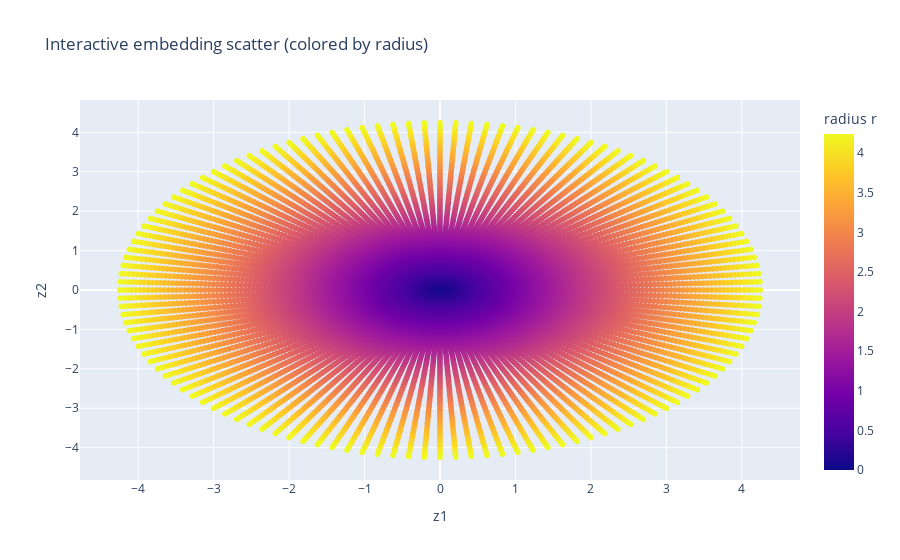

Notebook code for this chart:
### Code cell
# --------------------
# Interactive plot: 2D scatter with hover (Plotly) - placed after data load
# If embed dim > 2, project to 2D using SVD (PCA-like)
# --------------------
try:
    import plotly.express as px
    interactive = True
except Exception as e:
    interactive = False
    print("Plotly not available (", e, "). Install with: pip install plotly")

# Project to 2D if needed (use SVD/PCA-like projection without sklearn)
if embed_dim > 2:
    print(f"embed_dim={embed_dim} > 2, projecting to 2D using SVD (PCA)")
    Zc = Z - Z.mean(axis=0, keepdims=True)
    U, S, Vt = np.linalg.svd(Zc, full_matrices=False)
    proj2 = Zc @ Vt[:2].T
else:
    proj2 = Z[:, :2]

# Prepare hover data (rounded for readability)
hover_data = {
    'x': np.round(XY[:,0], 6),
    'y': np.round(XY[:,1], 6),
    'r': np.round(radii, 6),
    'theta': np.round(thetas, 6),
    'pred': np.round(pred, 6)
}

if interactive:
    # Interactive scatter colored by radius with hover showing x,y,r,theta,pred
    fig = px.scatter(x=proj2[:,0], y=proj2[:,1], color=radii,
                     labels={'x': 'z1', 'y': 'z2', 'color': 'radius r'},
                     hover_data=hover_data,
                     title='Interactive embedding scatter (colored by radius)')
    fig.update_traces(marker=dict(size=6))
    fig.show()
else:
    # Fallback to matplotlib static scatter if plotly is not installed
    import matplotlib.pyplot as plt
    plt.figure()
    sc = plt.scatter(proj2[:,0], proj2[:,1], s=6, c=radii)
    plt.xlabel('z1')
    plt.ylabel('z2')
    plt.title('Embedding scatter (plotly not installed)')
    cb = plt.colorbar(sc)
    cb.set_label('radius r')
    plt.tight_layout()
    plt.show()

### Figure 1 — Plotly figure (JSON) as saved in the notebook; plotly's stock layout.template omitted (floating-point values rounded to 4 significant figures; data arrays with more than 128 entries replaced by an {"elided": "..."} marker saying what was removed)
{"data": [{"customdata": {"elided": "10240x3 float values"}, "hovertemplate": "z1=%{x}<br>z2=%{y}<br>r=%{customdata[0]}<br>theta=%{customdata[1]}<br>pred=%{customdata[2]}<br>radius r=%{marker.color}<extra></extra>", "legendgroup": "", "marker": {"color": {"elided": "10240 float values"}, "coloraxis": "coloraxis", "size": 6, "symbol": "circle"}, "mode": "markers", "name": "", "showlegend": false, "type": "scattergl", "x": {"elided": "10240 float values"}, "xaxis": "x", "y": {"elided": "10240 float values"}, "yaxis": "y"}], "layout": {"coloraxis": {"colorbar": {"title": {"text": "radius r"}}, "colorscale": [[0, "#0d0887"], [0.1111, "#46039f"], [0.2222, "#7201a8"], [0.3333, "#9c179e"], [0.4444, "#bd3786"], [0.5556, "#d8576b"], [0.6667, "#ed7953"], [0.7778, "#fb9f3a"], [0.8889, "#fdca26"], [1, "#f0f921"]]}, "legend": {"tracegroupgap": 0}, "title": {"text": "Interactive embedding scatter (colored by radius)"}, "xaxis": {"anchor": "y", "domain": [0, 1], "title": {"text": "z1"}}, "yaxis": {"anchor": "x", "domain": [0, 1], "title": {"text": "z2"}}}}
